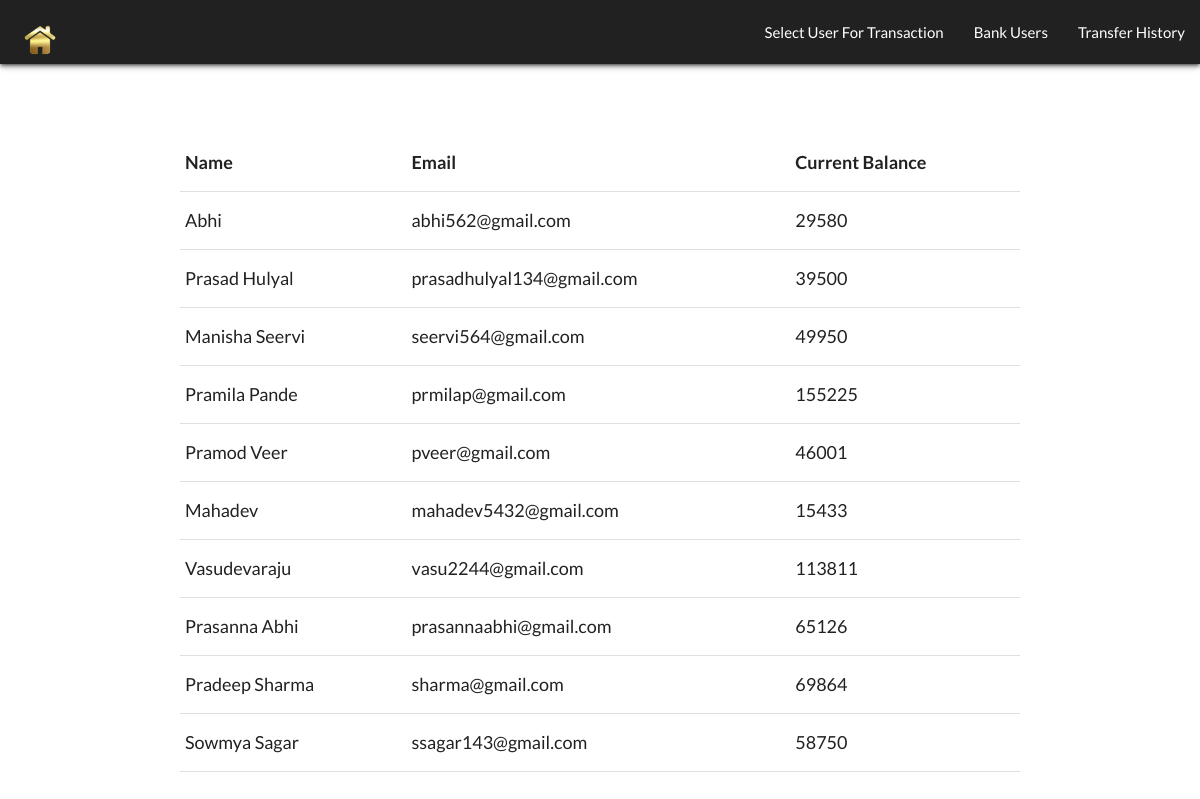
The page /viewUsers.php on the database its author committed.
### tables this page shows
CREATE TABLE IF NOT EXISTS `customer_details` (
  `c_id` int(11) NOT NULL AUTO_INCREMENT,
  `c_name` varchar(255) NOT NULL,
  `c_email` varchar(255) NOT NULL,
  `c_balance` int(11) NOT NULL,
  PRIMARY KEY (`c_id`),
  UNIQUE KEY `c_name` (`c_name`),
  UNIQUE KEY `c_email` (`c_email`)
);

### viewUsers.php (the view, shortened to what this page needs)
<?php
	include('db_connect.php');
	$sql = 'SELECT c_name, c_email, c_balance FROM customer_details ORDER BY c_id';
	$result = mysqli_query($conn, $sql);
	$customers = mysqli_fetch_all($result, MYSQLI_ASSOC);
?>
<!DOCTYPE html>
<html>
<head>
	<link rel="stylesheet" href="https://cdnjs.cloudflare.com/ajax/libs/materialize/1.0.0/css/materialize.min.css">
    <link rel="stylesheet" type="text/css" href="style.css">
</head>
<body>
	<?php include('navbar.php'); ?>
		<section>
		<div class="wrapper">
				<div class="container" style="margin: 70px auto">
				<table class="highlight center">
					<tr>
						<th>Name</th>
						<th>Email</th>
						<th>Current Balance</th>
					</tr>
					<?php
						foreach($customers as $customer) {
							echo "<tr><td> ".$customer['c_name']."</td><td>".$customer['c_email']."</td><td>".$customer['c_balance']."</td></tr>";
						}
					?>
				</table>
			</div>
		</div>
	</section>
</body>
</html>

### style.css (style rules this page uses)
* { margin: 0; padding: 0; box-sizing: border-box; }
body { font-size: 18px; font-family: "Lato", serif; }

### rows shown on the page
customer_details: c_name "Abhi", c_email "abhi562@gmail.com", c_balance "29580"
customer_details: c_name "Prasad Hulyal", c_email "prasadhulyal134@gmail.com", c_balance "39500"
customer_details: c_name "Manisha Seervi", c_email "seervi564@gmail.com", c_balance "49950"
customer_details: c_name "Pramila Pande", c_email "prmilap@gmail.com", c_balance "155225"
customer_details: c_name "Pramod Veer", c_email "pveer@gmail.com", c_balance "46001"
customer_details: c_name "Mahadev", c_email "mahadev5432@gmail.com", c_balance "15433"
customer_details: c_name "Vasudevaraju", c_email "vasu2244@gmail.com", c_balance "113811"
customer_details: c_name "Prasanna Abhi", c_email "prasannaabhi@gmail.com", c_balance "65126"
customer_details: c_name "Pradeep Sharma", c_email "sharma@gmail.com", c_balance "69864"
customer_details: c_name "Sowmya Sagar", c_email "ssagar143@gmail.com", c_balance "58750"
